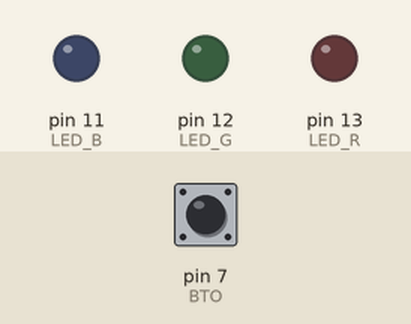
Simulated run of this sketch. Board: Arduino Uno, built with avr-gcc and run on an emulated ATmega328P. Parts: output pins drawn as LEDs (lit = HIGH). Dashed ring = blinking. Inputs (shaded band) come from the test bench; at power-on: pin 7 (BTO) HIGH.

Above: at 1.8 s.
1.9 s: pin 7 (BTO) pulled LOW for 3.2 s
At 5.3 s:
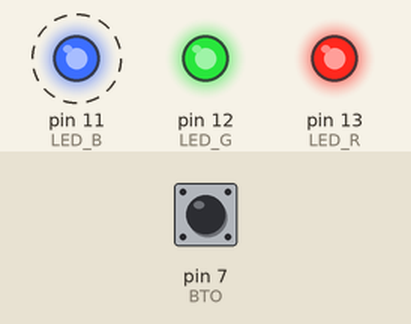
6.6 s: pin 7 (BTO) pulled LOW for 0.6 s
At 8.1 s:
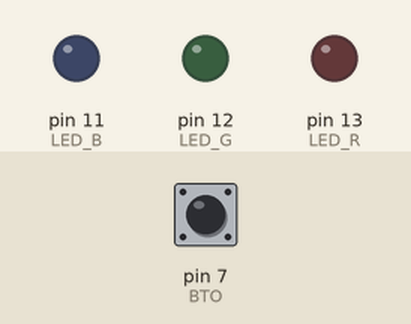
8.7 s: pin 7 (BTO) pulled LOW for 1 s
At 10.0 s:
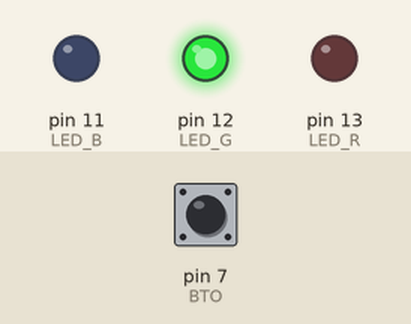
Timing chart, 0 to 11.7 s (numbered marks = the images above; inputs shaded):
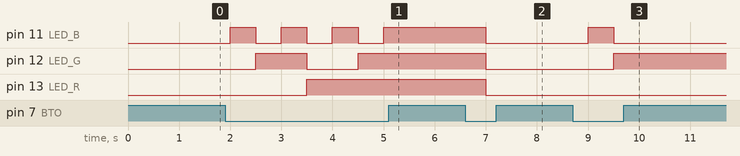

The sketch:

1bto3led_PORTBDelayBto.ino
```cpp
#define BTO 7
#define LED_R 13
#define LED_G 12
#define LED_B 11

byte collors = 0;
byte collor_cont = 0;


void setup() {
  pinMode(LED_R, OUTPUT);
  pinMode(LED_G, OUTPUT);
  pinMode(LED_B, OUTPUT);
  pinMode(BTO, INPUT_PULLUP);
}

void loop() {


	if(!digitalRead(BTO)){

		collor_cont++;

		PORTB = collor_cont<<3;

	}

  delay(500);
}
```

Measured:
- after the input at 1.9 s, pin 11 (LED_B): alternates HIGH for 0.50 s and LOW for 0.50 s, 7 changes in all, then stays HIGH, starting after 0.10 s; pin 12 (LED_G): LOW → HIGH after 0.60 s, → LOW 1.0 s later, → HIGH 1.0 s later; pin 13 (LED_R): LOW → HIGH after 1.6 s
- after the input at 6.6 s, pin 11 (LED_B), pin 12 (LED_G), pin 13 (LED_R): HIGH → LOW after 0.40 s
- after the input at 8.7 s, pin 11 (LED_B): LOW → HIGH after 0.30 s, → LOW 0.50 s later; pin 12 (LED_G): LOW → HIGH after 0.80 s
